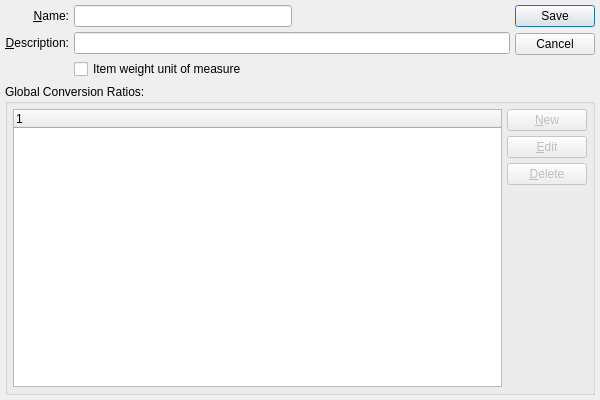
<?xml version="1.0" encoding="UTF-8"?>
<ui version="4.0">
 <comment>This file is part of the xTuple ERP: PostBooks Edition, a free and
open source Enterprise Resource Planning software suite,
Copyright (c) 1999-2018 by OpenMFG LLC, d/b/a xTuple.
It is licensed to you under the Common Public Attribution License
version 1.0, the full text of which (including xTuple-specific Exhibits)
is available at www.xtuple.com/CPAL.  By using this software, you agree
to be bound by its terms.</comment>
 <class>uom</class>
 <widget class="QDialog" name="uom">
  <property name="geometry">
   <rect>
    <x>0</x>
    <y>0</y>
    <width>600</width>
    <height>400</height>
   </rect>
  </property>
  <property name="windowTitle">
   <string>Unit of Measure</string>
  </property>
  <layout class="QGridLayout" name="gridLayout">
   <item row="0" column="0">
    <layout class="QGridLayout">
     <item row="0" column="0">
      <widget class="QLabel" name="_nameLit">
       <property name="text">
        <string>&amp;Name:</string>
       </property>
       <property name="alignment">
        <set>Qt::AlignRight|Qt::AlignTrailing|Qt::AlignVCenter</set>
       </property>
       <property name="buddy">
        <cstring>_name</cstring>
       </property>
      </widget>
     </item>
     <item row="0" column="1">
      <layout class="QHBoxLayout">
       <property name="spacing">
        <number>0</number>
       </property>
       <item>
        <widget class="XLineEdit" name="_name"/>
       </item>
       <item>
        <spacer>
         <property name="orientation">
          <enum>Qt::Horizontal</enum>
         </property>
         <property name="sizeType">
          <enum>QSizePolicy::Expanding</enum>
         </property>
         <property name="sizeHint" stdset="0">
          <size>
           <width>20</width>
           <height>20</height>
          </size>
         </property>
        </spacer>
       </item>
      </layout>
     </item>
     <item row="1" column="0">
      <widget class="QLabel" name="_descriptionLit">
       <property name="text">
        <string>&amp;Description:</string>
       </property>
       <property name="alignment">
        <set>Qt::AlignRight|Qt::AlignTrailing|Qt::AlignVCenter</set>
       </property>
       <property name="buddy">
        <cstring>_description</cstring>
       </property>
      </widget>
     </item>
     <item row="1" column="1">
      <widget class="XLineEdit" name="_description"/>
     </item>
     <item row="2" column="1">
      <widget class="QCheckBox" name="_weightUom">
       <property name="text">
        <string>Item weight unit of measure</string>
       </property>
      </widget>
     </item>
    </layout>
   </item>
   <item row="0" column="1">
    <widget class="QDialogButtonBox" name="_buttonBox">
     <property name="orientation">
      <enum>Qt::Vertical</enum>
     </property>
     <property name="standardButtons">
      <set>QDialogButtonBox::Cancel|QDialogButtonBox::Save</set>
     </property>
    </widget>
   </item>
   <item row="1" column="0" colspan="2">
    <widget class="QGroupBox" name="_uomconvGroup">
     <property name="sizePolicy">
      <sizepolicy hsizetype="Preferred" vsizetype="Preferred">
       <horstretch>0</horstretch>
       <verstretch>1</verstretch>
      </sizepolicy>
     </property>
     <property name="title">
      <string>Global Conversion Ratios:</string>
     </property>
     <layout class="QGridLayout" name="gridLayout_2">
      <item row="0" column="0">
       <widget class="XTreeWidget" name="_uomconv"/>
      </item>
      <item row="0" column="1">
       <layout class="QVBoxLayout">
        <item>
         <widget class="QPushButton" name="_new">
          <property name="enabled">
           <bool>false</bool>
          </property>
          <property name="text">
           <string>&amp;New</string>
          </property>
         </widget>
        </item>
        <item>
         <widget class="QPushButton" name="_edit">
          <property name="enabled">
           <bool>false</bool>
          </property>
          <property name="text">
           <string>&amp;Edit</string>
          </property>
         </widget>
        </item>
        <item>
         <widget class="QPushButton" name="_delete">
          <property name="enabled">
           <bool>false</bool>
          </property>
          <property name="text">
           <string>&amp;Delete</string>
          </property>
         </widget>
        </item>
        <item>
         <spacer>
          <property name="orientation">
           <enum>Qt::Vertical</enum>
          </property>
          <property name="sizeHint" stdset="0">
           <size>
            <width>20</width>
            <height>40</height>
           </size>
          </property>
         </spacer>
        </item>
       </layout>
      </item>
     </layout>
    </widget>
   </item>
  </layout>
 </widget>
 <layoutdefault spacing="5" margin="5"/>
 <customwidgets>
  <customwidget>
   <class>XLineEdit</class>
   <extends>QLineEdit</extends>
   <header>xlineedit.h</header>
   <container>1</container>
  </customwidget>
  <customwidget>
   <class>XTreeWidget</class>
   <extends>QTreeWidget</extends>
   <header>xtreewidget.h</header>
   <container>1</container>
  </customwidget>
 </customwidgets>
 <tabstops>
  <tabstop>_name</tabstop>
  <tabstop>_description</tabstop>
  <tabstop>_uomconv</tabstop>
  <tabstop>_new</tabstop>
  <tabstop>_edit</tabstop>
  <tabstop>_delete</tabstop>
 </tabstops>
 <resources/>
 <connections>
  <connection>
   <sender>_uomconv</sender>
   <signal>doubleClicked(QModelIndex)</signal>
   <receiver>_edit</receiver>
   <slot>animateClick()</slot>
   <hints>
    <hint type="sourcelabel">
     <x>259</x>
     <y>143</y>
    </hint>
    <hint type="destinationlabel">
     <x>370</x>
     <y>147</y>
    </hint>
   </hints>
  </connection>
 </connections>
</ui>
